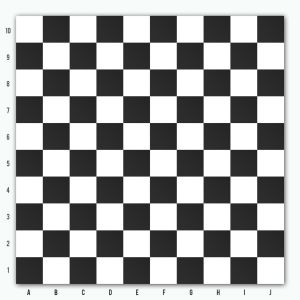
#> input picture assign1/board1.jpg, 300 x 300 px
$ python hw1_3.py board1.jpg
#> lines starting #> are read from the running program, lines starting #| are printed output that depends on the picture; after the words box and inside, x2 and y2 are one past the last pixel; in counts of white or black regions, pixels touching at a corner belong together
import cv2
import numpy as np
import sys

def process_image(edges, image):
    # 허프 변환을 사용하여 선분 검출
    lines = cv2.HoughLinesP(edges, 1, np.pi / 180, 25, minLineLength=30, maxLineGap=5)

    # 선분 중에서 4개의 꼭짓점을 선택
    vertices = []
    for line in lines:
        x1, y1, x2, y2 = line[0]
        vertices.append((x1, y1))
        vertices.append((x2, y2))

    if len(vertices) >= 4:
        # 상하좌우 꼭짓점 찾기
        top_left = min(vertices, key=lambda vertex: vertex[0] + vertex[1])
        top_right = max(vertices, key=lambda vertex: vertex[0] - vertex[1])
        bottom_left = min(vertices, key=lambda vertex: vertex[0] - vertex[1])
        bottom_right = max(vertices, key=lambda vertex: vertex[0] + vertex[1])

        # [7 lines of commented-out code are left out]
        src_points = np.float32([top_left, top_right, bottom_right, bottom_left])

        # 변환 후 이미지의 가로, 세로 크기 정의
        width = 800
        height = 800

        # 변환 후 꼭짓점 좌표 정의
        dst_points = np.float32([[0, 0], [width, 0], [width, height], [0, height]])

        # 원근 변환 행렬 계산
        perspective_matrix = cv2.getPerspectiveTransform(src_points, dst_points)

        # 원근 변환 적용
        warped_image = cv2.warpPerspective(image, perspective_matrix, (width, height))

        return warped_image
    else:
        print("꼭짓점을 찾을 수 없습니다.")

def detect_lines_and_angles(image):
    # 그레이스케일 이미지로 변환
    gray = cv2.cvtColor(image, cv2.COLOR_BGR2GRAY)
    # 가장자리 검출
    edges = cv2.Canny(gray, 50, 150, apertureSize=3)
    # 허프 변환을 이용한 직선 검출
    lines = cv2.HoughLines(edges, 1, np.pi / 180, 100)

    angles = []
    if lines is not None:
        for rho, theta in lines[:,0]:
            a = np.cos(theta)
            b = np.sin(theta)
            x0 = a * rho
            y0 = b * rho
            x1 = int(x0 + 1000 * (-b))
            y1 = int(y0 + 1000 * (a))
            x2 = int(x0 - 1000 * (-b))
            y2 = int(y0 - 1000 * (a))

            # 직선의 각도를 계산 (라디안에서 도로 변환)
            angle = np.rad2deg(theta)
            angles.append(angle)

    return angles

# Function to count the number of angles that are exactly 90 degrees
def count_exact_90(angles):
    return sum(angle == 90 for angle in angles)

if len(sys.argv) > 1 :
    filename = sys.argv[1]

image = cv2.imread(filename)
#> image is the input picture: shape (300, 300, 3); mean B, G, R 165.8, 166, 165.3
gray_image = cv2.cvtColor(image, cv2.COLOR_BGR2GRAY)
equalized_image = cv2.equalizeHist(gray_image)
blurred_image = cv2.GaussianBlur(equalized_image, (5, 5), 0)
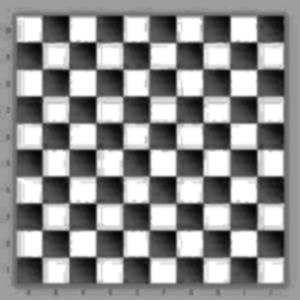
#> blurred_image: shape (300, 300); min 3, max 255, mean 142.5

edges = cv2.Canny(blurred_image, 50, 70)
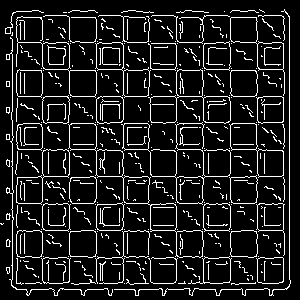
#> edges: shape (300, 300); 11.6% white in thin lines or dots
edges2 = cv2.Canny(gray_image, 50, 70)
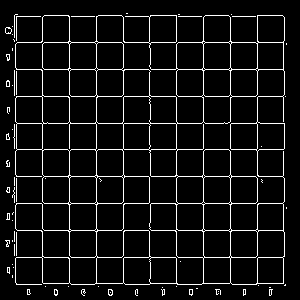
#> edges2: shape (300, 300); 6.9% white in thin lines or dots, all inside (x1, y1, x2, y2) = (5, 13, 287, 296)
warped_image_with_blur = process_image(edges, image.copy())
#> in process_image, `lines = cv2.HoughLinesP(edges, 1, np.pi / 180, 25, minLineLength=30, m..`: lines = 59 rows, first 6: [69, 114, 69, 12], [12, 286, 12, 120], [230, 280, 230, 206], [289, 286, 289, 16], [176, 280, 176, 12], [123, 280, 123, 167]
#> the loop in process_image, `for line in lines:` made 59 passes
#> (x1, y1, x2, y2) on passes 1 to 12: (69, 114, 69, 12), (12, 286, 12, 120), (230, 280, 230, 206), (289, 286, 289, 16), (176, 280, 176, 12), (123, 280, 123, 167), (96, 198, 96, 19), (283, 71, 283, 40), (87, 289, 286, 289), (33, 230, 67, 230), (12, 96, 146, 96), (56, 203, 93, 203)
#> after the loop in process_image, `for line in lines:`: vertices = 118 pairs, first value 11 to 289, second value 11 to 289
#> in process_image, `top_left = min(vertices, key=lambda vertex: vertex[0] + vertex[1])`: top_left = (11, 17)
#> in process_image, `top_right = max(vertices, key=lambda vertex: vertex[0] - vertex[1])`: top_right = (289, 16)
#> in process_image, `bottom_left = min(vertices, key=lambda vertex: vertex[0] - vertex[1])`: bottom_left = (12, 286)
#> in process_image, `bottom_right = max(vertices, key=lambda vertex: vertex[0] + vertex[1])`: bottom_right = (289, 286)
#> in process_image, `src_points = np.float32([top_left, top_right, bottom_right, bottom_lef..`: src_points = [[11, 17], [289, 16], [289, 286], [12, 286]]
#> in process_image, `perspective_matrix = cv2.getPerspectiveTransform(src_points, dst_points)`: perspective_matrix = [[2.89, -0.0107, -31.59], [0.0107, 2.96, -50.49], [1.33e-05, -1.34e-05, 1]]
#> in process_image, `warped_image = cv2.warpPerspective(image, perspective_matrix, (width, ..`:
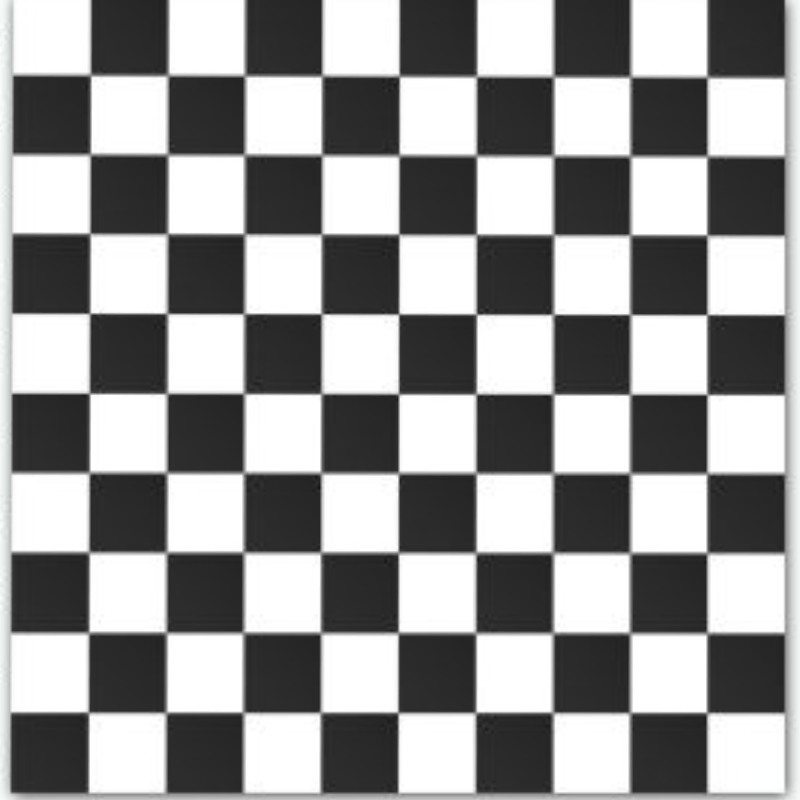
#> warped_image: shape (800, 800, 3); mean of channels 0, 1, 2 150.2, 150.2, 150.2; drawn as B, G, R
warped_image_without_blur = process_image(edges2, image.copy())
#> in process_image (call 2), `lines = cv2.HoughLinesP(edges, 1, np.pi / 180, 25, minLineLength=30, m..`: lines = 22 rows, first 6: [16, 96, 285, 96], [257, 283, 257, 15], [203, 283, 203, 17], [17, 149, 283, 149], [176, 286, 176, 15], [123, 282, 123, 17]
#> the loop in process_image (call 2), `for line in lines:` made 22 passes
#> (x1, y1, x2, y2) on passes 1 to 12: (16, 96, 285, 96), (257, 283, 257, 15), (203, 283, 203, 17), (17, 149, 283, 149), (176, 286, 176, 15), (123, 282, 123, 17), (16, 257, 282, 257), (16, 69, 283, 69), (42, 282, 42, 17), (17, 123, 284, 123), (16, 203, 282, 203), (230, 282, 230, 17)
#> after the loop in process_image (call 2), `for line in lines:`: vertices = 44 pairs, first value 16 to 285, second value 15 to 286
#> in process_image (call 2), `top_left = min(vertices, key=lambda vertex: vertex[0] + vertex[1])`: top_left = (42, 17)
#> in process_image (call 2), `top_right = max(vertices, key=lambda vertex: vertex[0] - vertex[1])`: top_right = (257, 15)
#> in process_image (call 2), `bottom_left = min(vertices, key=lambda vertex: vertex[0] - vertex[1])`: bottom_left = (16, 257)
#> in process_image (call 2), `bottom_right = max(vertices, key=lambda vertex: vertex[0] + vertex[1])`: bottom_right = (257, 283)
#> in process_image (call 2), `src_points = np.float32([top_left, top_right, bottom_right, bottom_lef..`: src_points = [[42, 17], [257, 15], [257, 283], [16, 257]]
#> in process_image (call 2), `perspective_matrix = cv2.getPerspectiveTransform(src_points, dst_points)`: perspective_matrix = [[4.24, 0.459, -185.8], [0.0359, 3.86, -67.05], [0.000503, 0.000574, 1]]
#> in process_image (call 2), `warped_image = cv2.warpPerspective(image, perspective_matrix, (width, ..`:
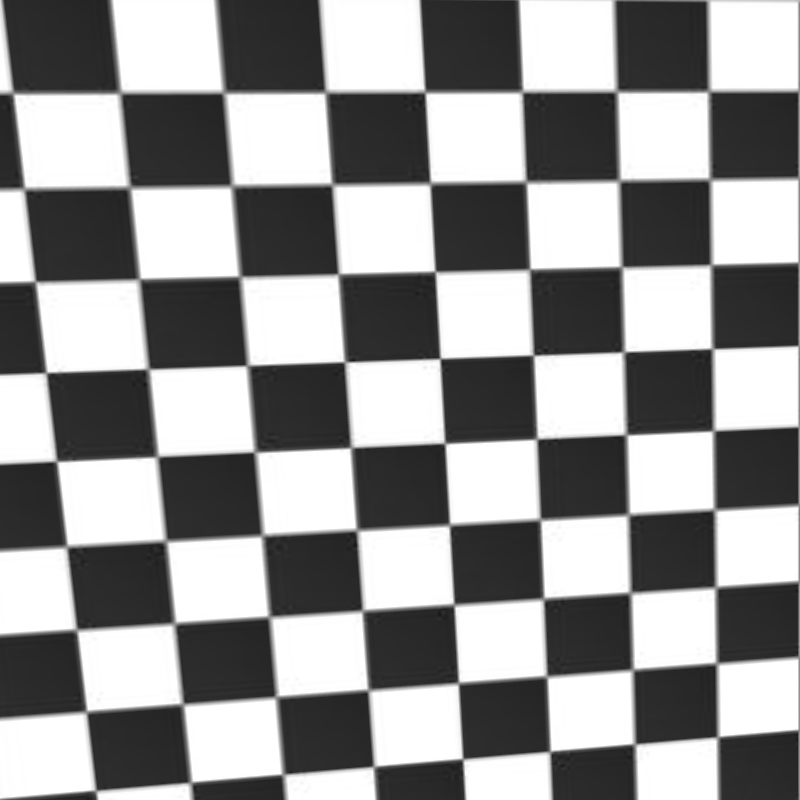
#> warped_image: shape (800, 800, 3); mean of channels 0, 1, 2 147.9, 147.9, 147.9; drawn as B, G, R
angles_with_blur = detect_lines_and_angles(warped_image_with_blur)
#> in detect_lines_and_angles, `edges = cv2.Canny(gray, 50, 150, apertureSize=3)`:
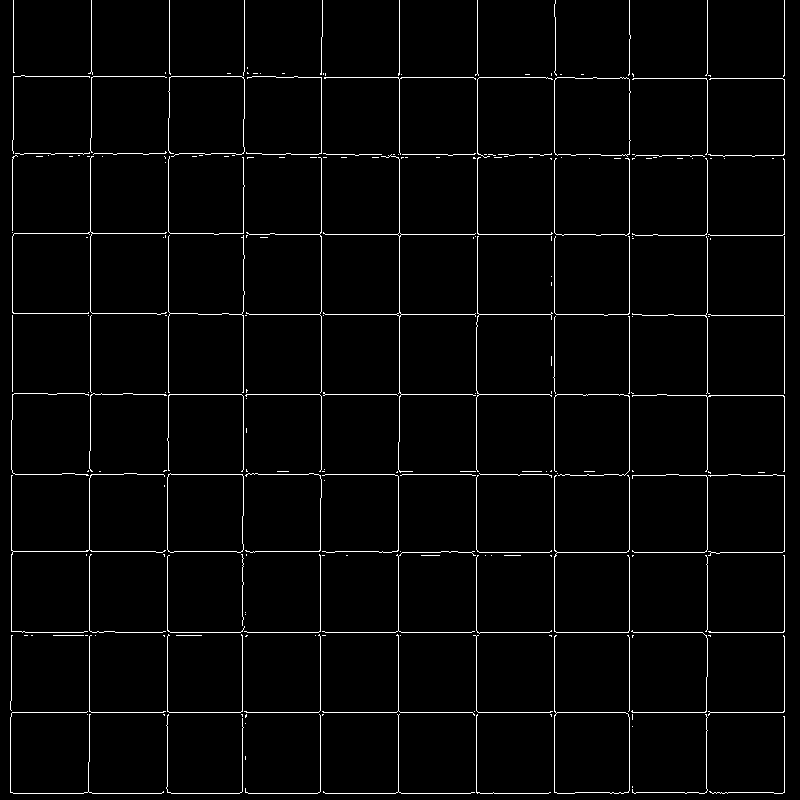
#> edges: shape (800, 800); 2.6% white in thin lines or dots
#> in detect_lines_and_angles, `lines = cv2.HoughLines(edges, 1, np.pi / 180, 100)`: lines = 40 rows, first 8: [784, 0], [629, 0], [712, 1.57], [632, 1.57], [554, 0], [707, 0], [793, 1.57], [474, 1.57]
#> the loop in detect_lines_and_angles, `for rho, theta in lines[:,0]:` made 40 passes
#> (rho, theta, a, b, x0, y0, x1, y1) on passes 1 to 12: (784, 0, 1, 0, 784, 0, 784, 1000), (629, 0, 1, 0, 629, 0, 629, 1000), (712, 1.57, -4.37e-08, 1, -3.11e-05, 712, -1000, 711), (632, 1.57, -4.37e-08, 1, -2.76e-05, 632, -1000, 631), (554, 0, 1, 0, 554, 0, 554, 1000), (707, 0, 1, 0, 707, 0, 707, 1000), (793, 1.57, -4.37e-08, 1, -3.47e-05, 793, -1000, 792), (474, 1.57, -4.37e-08, 1, -2.07e-05, 474, -1000, 473), (394, 1.57, -4.37e-08, 1, -1.72e-05, 394, -1000, 393), (476, 0, 1, 0, 476, 0, 476, 1000), (321, 0, 1, 0, 321, 0, 321, 1000), (399, 0, 1, 0, 399, 0, 399, 1000)
angles_without_blur= detect_lines_and_angles(warped_image_without_blur)
#> in detect_lines_and_angles (call 2), `edges = cv2.Canny(gray, 50, 150, apertureSize=3)`:
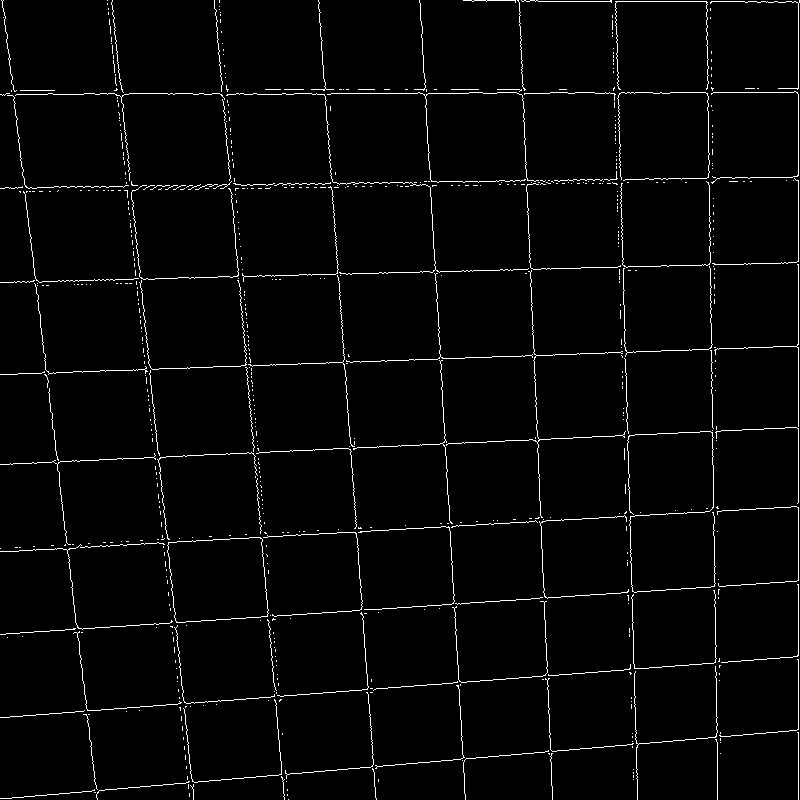
#> edges: shape (800, 800); 2.5% white in thin lines or dots
#> the loop in detect_lines_and_angles (call 2), `for rho, theta in lines[:,0]:` made 49 passes
#> (rho, theta) on passes 1 to 12: (798, 0), (796, 1.48), (-213, 3.05), (374, 1.54), (-318, 3.07), (93, 1.57), (-110, 3.04), (634, 1.5), (-704, 3.12), (189, 1.55), (0, 3.02), (1, 1.57)

count_with_blur = count_exact_90(angles_with_blur)
count_without_blur = count_exact_90(angles_without_blur)

if count_with_blur > count_without_blur:
    cv2.imshow('Image with More 90 Degree Angles', warped_image_with_blur)
else:
    cv2.imshow('Image with More 90 Degree Angles', warped_image_without_blur)
# cv2.imshow('edges', edges)
cv2.waitKey(0)
cv2.destroyAllWindows()

$ run again, on assign1/board12.jpg
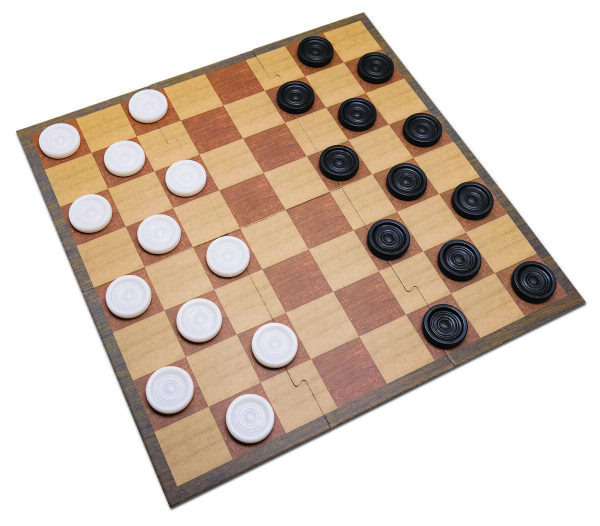
#> input picture assign1/board12.jpg, 1200 x 1051 px (shown at 1/2 size)
#> image is the input picture: shape (1051, 1200, 3); mean B, G, R 185.4, 198.1, 213.1
#> `edges2 = cv2.Canny(gray_image, 50, 70)`:
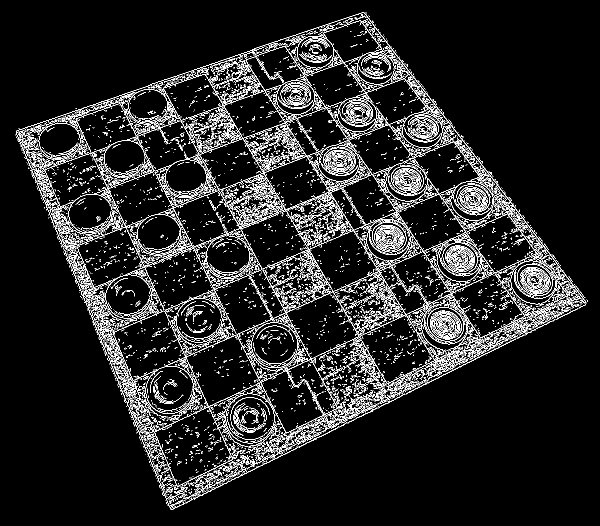
#> edges2: shape (1051, 1200) (shown at 1/2 size); 8.4% white in thin lines or dots
#> lines = 243 rows, first 6: [309, 863, 1072, 508], [339, 728, 1014, 428], [227, 664, 369, 603], [632, 185, 727, 325], [664, 392, 869, 721], [670, 290, 816, 234]
#> the loop in process_image, `for line in lines:` made 243 passes
#> after the loop in process_image, `for line in lines:`: vertices = 486 pairs, first value 24 to 1175, second value 23 to 1023
#> top_left = (24, 264)
#> top_right = (735, 24)
#> bottom_left = (339, 1021)
#> bottom_right = (1174, 614)
#> src_points = [[24, 264], [735, 24], [1174, 614], [339, 1021]]
#> perspective_matrix = [[0.968, -0.403, 83.13], [0.445, 1.32, -358.5], [-3.91e-05, 0.000426, 1]]
#> lines = 822 rows, first 6: [309, 863, 1080, 503], [386, 596, 916, 371], [334, 730, 1033, 419], [933, 689, 1157, 580], [291, 308, 433, 588], [605, 299, 870, 722]
#> the loop in process_image (call 2), `for line in lines:` made 822 passes
#> the loop in detect_lines_and_angles, `for rho, theta in lines[:,0]:` made 3054 passes
#> (rho, theta) on passes 24 to 26: (-11, 2.36), (1, 1.57), (284, 0)
#> in detect_lines_and_angles (call 2), `edges = cv2.Canny(gray, 50, 150, apertureSize=3)`:
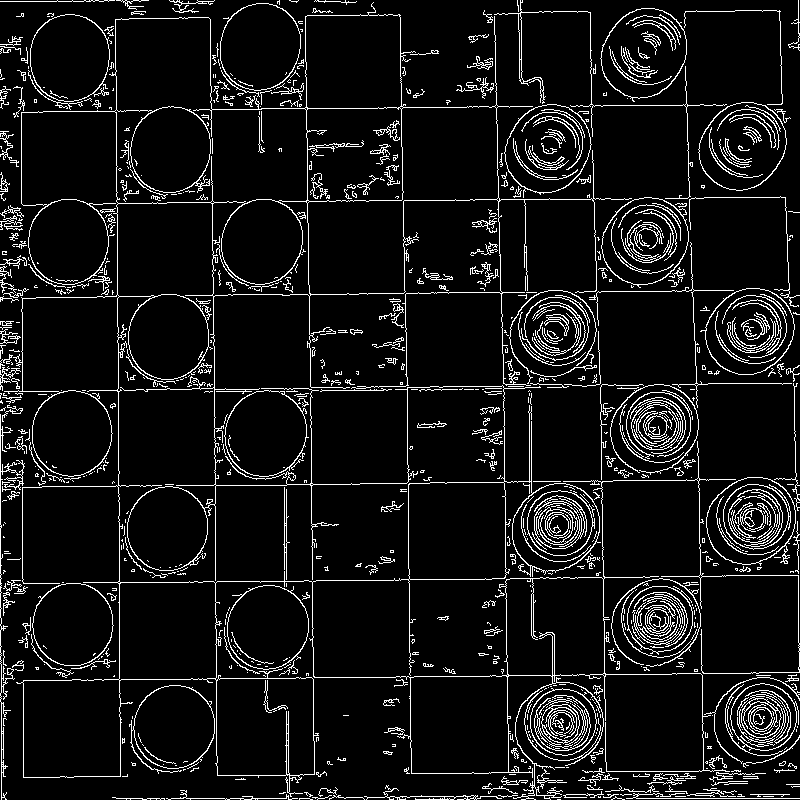
#> edges: shape (800, 800); 8.1% white in thin lines or dots
#> the loop in detect_lines_and_angles (call 2), `for rho, theta in lines[:,0]:` made 2770 passes
#> (rho, theta) on passes 1 to 3: (798, 1.57), (-399, 3.12), (-495, 3.12)

$ run again, on assign1/board13.jpg
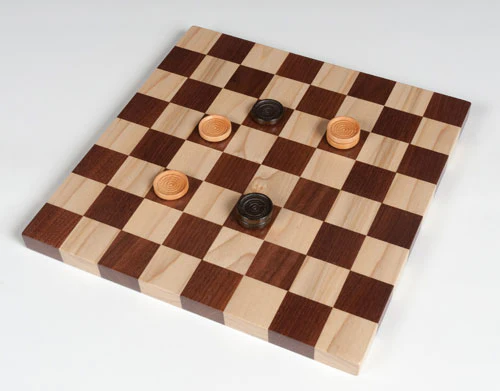
#> input picture assign1/board13.jpg, 500 x 391 px
#> image is the input picture: shape (391, 500, 3); mean B, G, R 162.9, 173.9, 191.7
#> `edges2 = cv2.Canny(gray_image, 50, 70)`:
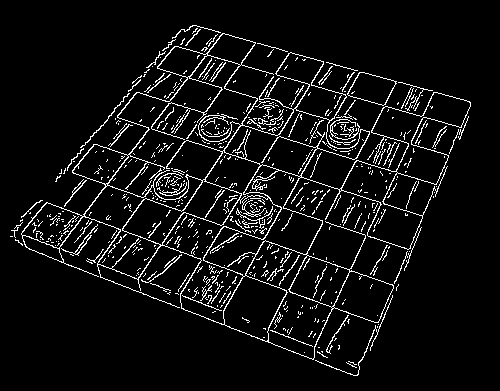
#> edges2: shape (391, 500); 6.5% white in thin lines or dots, all inside (x1, y1, x2, y2) = (10, 25, 471, 376)
#> in process_image, `lines = cv2.HoughLinesP(edges, 1, np.pi / 180, 25, minLineLength=30, m..`: lines = 73 rows, first 6: [315, 345, 380, 205], [51, 258, 355, 375], [59, 248, 188, 76], [41, 201, 380, 324], [168, 44, 463, 128], [226, 227, 398, 286]
#> the loop in process_image, `for line in lines:` made 73 passes
#> after the loop in process_image, `for line in lines:`: vertices = 146 pairs, first value 10 to 463, second value 25 to 375
#> top_left = (152, 48)
#> top_right = (463, 99)
#> bottom_left = (10, 237)
#> bottom_right = (388, 353)
#> src_points = [[152, 48], [463, 99], [388, 353], [10, 237]]
#> perspective_matrix = [[3.14, 2.36, -590.7], [-0.9, 5.49, -126.6], [0.000395, 0.00191, 1]]
#> in process_image (call 2), `lines = cv2.HoughLinesP(edges, 1, np.pi / 180, 25, minLineLength=30, m..`: lines = 70 rows, first 6: [59, 248, 188, 76], [110, 115, 422, 216], [116, 228, 380, 325], [40, 200, 207, 261], [417, 127, 433, 92], [223, 311, 318, 145]
#> the loop in process_image (call 2), `for line in lines:` made 70 passes
#> in detect_lines_and_angles, `lines = cv2.HoughLines(edges, 1, np.pi / 180, 100)`: lines = 51 rows, first 8: [315, 1.71], [197, 1.73], [357, 0.0524], [258, 0.0524], [434, 1.69], [454, 0.0524], [553, 1.68], [734, 0.0698]
#> the loop in detect_lines_and_angles, `for rho, theta in lines[:,0]:` made 51 passes
#> (rho, theta) on passes 24 to 31: (75, 1.75), (725, 0.0524), (812, 0.0524), (460, 0.0698), (666, 1.66), (208, 1.71), (557, 0.0698), (643, 0.0698)
#> in detect_lines_and_angles (call 2), `edges = cv2.Canny(gray, 50, 150, apertureSize=3)`:
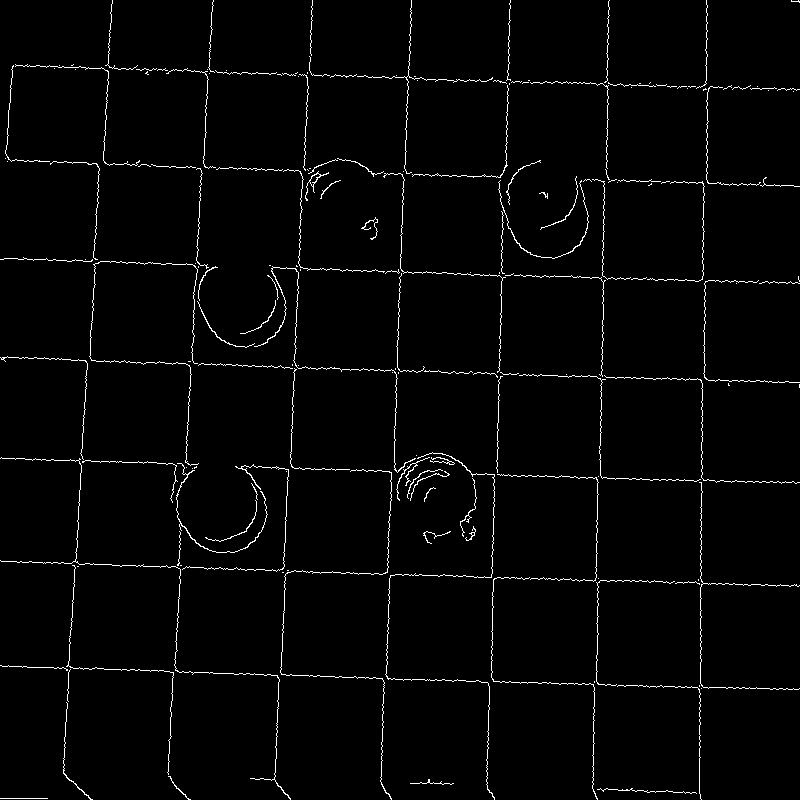
#> edges: shape (800, 800); 2.1% white in thin lines or dots
#> the loop in detect_lines_and_angles (call 2), `for rho, theta in lines[:,0]:` made 43 passes
#> (rho, theta) on passes 1 to 8: (560, 1.61), (457, 1.61), (356, 1.61), (608, 0.0175), (64, 1.61), (409, 0.0349), (257, 1.61), (312, 0.0524)
